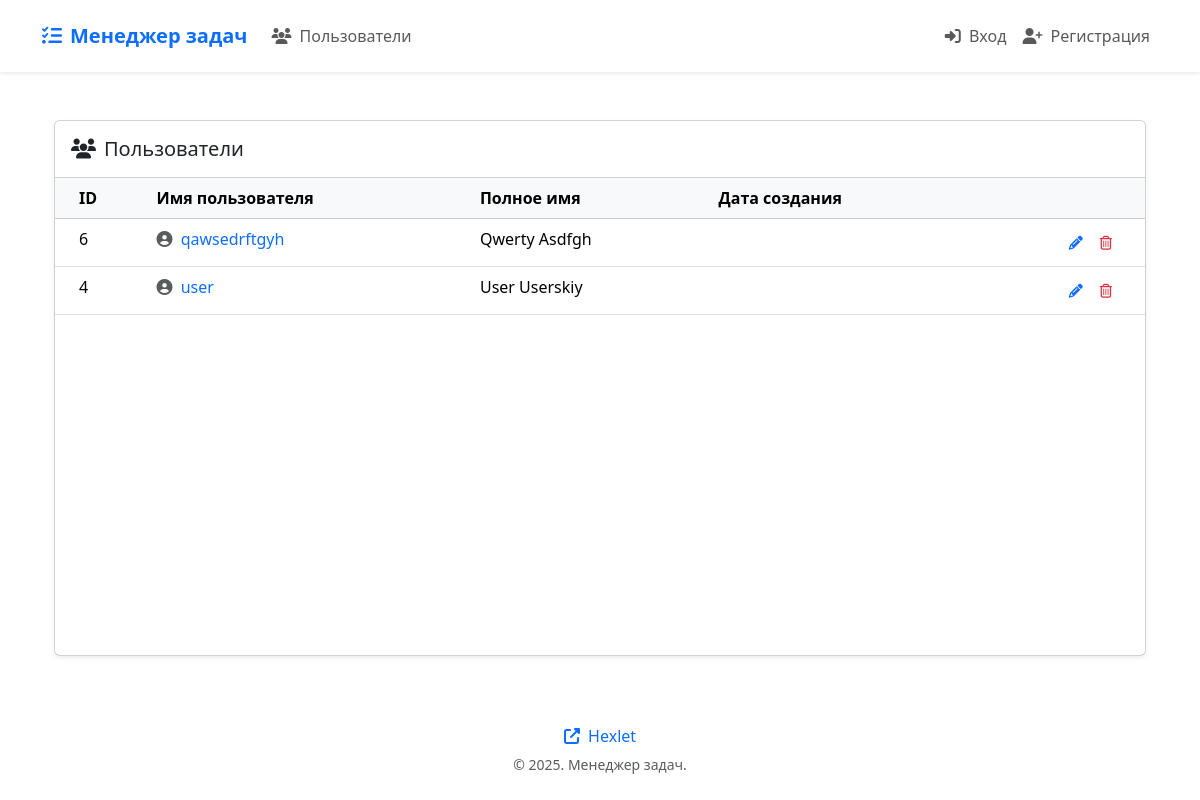
/users/, run on the app's committed database.
### task_manager/users/models.py (models this page shows, shortened)
class User(AbstractUser):
    first_name = models.CharField(
        max_length=150,
        verbose_name='Имя',
        blank=False,
        help_text='Обязательное поле. Не более 150 символов.',
    )
    last_name = models.CharField(
        max_length=150,
        verbose_name='Фамилия',
        blank=False,
        help_text='Обязательное поле. Не более 150 символов.',
    )
    username = models.CharField(
        max_length=150,
        unique=True,
        verbose_name='Имя пользователя',
        validators=[RegexValidator(USERNAME_REGEX)],
        help_text='Обязательное поле. Не более 150 символов. Только буквы, цифры и символы @/./+/-/_.'
    )
    date_joined = models.DateTimeField(
        auto_now_add=True,
        verbose_name='Дата создания'
    )

### task_manager/users/views.py (the view)
# urls.py: path('', UsersListView.as_view(), name='users_list'),
class UsersListView(ListView):
    model = User
    template_name = 'users/list.html'
    context_object_name = 'users'
    paginate_by = 7
    ordering = ['-date_joined']

### task_manager/templates/users/list.html (shortened to what this page needs)
{% extends "base.html" %}
{% block content %}
<div class="container mt-4" style="display: flex; flex-direction: column; min-height: 67vh;">
  <div class="card shadow-sm flex-grow-1" style="overflow: hidden; display: flex; flex-direction: column;">
    <div class="card-header bg-white py-3">
      <h1 class="h5 mb-0">
        <i class="fas fa-users me-2"></i>Пользователи
      </h1>
    </div>
    <div class="card-body p-0 flex-grow-1" style="overflow-y: auto;">
      <div class="table-responsive">
        <table class="table table-hover mb-0">
          <thead class="table-light" style="position: sticky; top: 0; z-index: 1;">
            <tr>
              <th class="ps-4">ID</th>
              <th>Имя пользователя</th>
              <th>Полное имя</th>
              <th>Дата создания</th>
              <th class="text-end pe-4"></th>
            </tr>
          </thead>
          <tbody>
            {% for user in users %}
              <tr>
                <td class="ps-4">{{ user.id }}</td>
                <td>
                  <a class="text-decoration-none">
                    <i class="fas fa-user-circle me-1 text-muted"></i>
                    {{ user.username }}
                  </a>
                </td>
                <td>{{ user.first_name }} {{ user.last_name }}</td>
                <td>{{ user.created_at|date:"d.m.Y H:i" }}</td>
                <td class="text-end pe-4">
                  <div class="btn-group btn-group-sm">
                    <a href="{% url 'user_update' user.pk %}" class="btn btn-link text-primary px-2" title="Изменить">
                      <i class="fas fa-pencil-alt"></i>
                    </a>
                    <a href="{% url 'user_delete' user.pk %}" class="btn btn-link text-danger px-2" title="Удалить">
                      <i class="far fa-trash-alt"></i>
                    </a>
                  </div>
                </td>
              </tr>
            {% empty %}
            <tr>
              <td colspan="5" class="text-center py-4 text-muted">
                <i class="fas fa-info-circle me-2"></i>Пользователи не найдены
              </td>
            </tr>
            {% endfor %}
          </tbody>
        </table>
      </div>
    </div>
  </div>
</div>
{% endblock %}

### task_manager/templates/base.html (shortened to what this page needs)
<!DOCTYPE html>
<html lang="ru-ru">
  <head>
    <link href="https://cdn.jsdelivr.net/npm/bootstrap@5.3.3/dist/css/bootstrap.min.css" rel="stylesheet">
    <link href="https://cdnjs.cloudflare.com/ajax/libs/font-awesome/6.4.0/css/all.min.css" rel="stylesheet">
  </head>
  <body class="d-flex flex-column min-vh-100">
    <nav class="navbar navbar-expand-lg navbar-light bg-white shadow-sm py-3">
      <div class="container">
        <a class="navbar-brand fw-bold text-primary" href="{% url 'homepage' %}">
          <i class="fas fa-tasks me-2"></i>Менеджер задач
        </a>
        <div class="collapse navbar-collapse" id="navbarContent">
          <ul class="navbar-nav me-auto mb-2 mb-lg-0">
            <li class="nav-item">
              <a class="nav-link" href="{% url 'users_list' %}">
                <i class="fas fa-users me-1"></i> Пользователи
              </a>
            </li>
          </ul>
          <ul class="navbar-nav ms-auto">
            {% if user.is_authenticated %}
            <li class="nav-item">
              <a class="nav-link">
                <i class="fas fa-user-circle me-1"></i> {{ user.username }}
              </a>
            </li>
            {% else %}
            <li class="nav-item">
              <a class="nav-link" href="{% url 'login' %}">
                <i class="fas fa-sign-in-alt me-1"></i> Вход
              </a>
            </li>
            <li class="nav-item">
              <a class="nav-link" href="{% url 'user_create' %}">
                <i class="fas fa-user-plus me-1"></i> Регистрация
              </a>
            </li>
            {% endif %}
          </ul>
        </div>
      </div>
    </nav>
    <main class="container flex-grow-1 my-4">
      {% block content %}{% endblock %}
    </main>
    <footer class="mt-auto py-4">
      <div class="container text-center text-muted">
        <div class="mb-1">
          <a href="https://ru.hexlet.io" target="_blank" class="text-decoration-none">
            <i class="fas fa-external-link-alt me-1"></i> Hexlet
          </a>
        </div>
        <small>© {% now "Y" %}. Менеджер задач.</small>
      </div>
    </footer>
  </body>
</html>

### data on the page
User: id "6", username "qawsedrftgyh", first_name "Qwerty", last_name "Asdfgh"
User: id "4", username "user", first_name "User", last_name "Userskiy"
